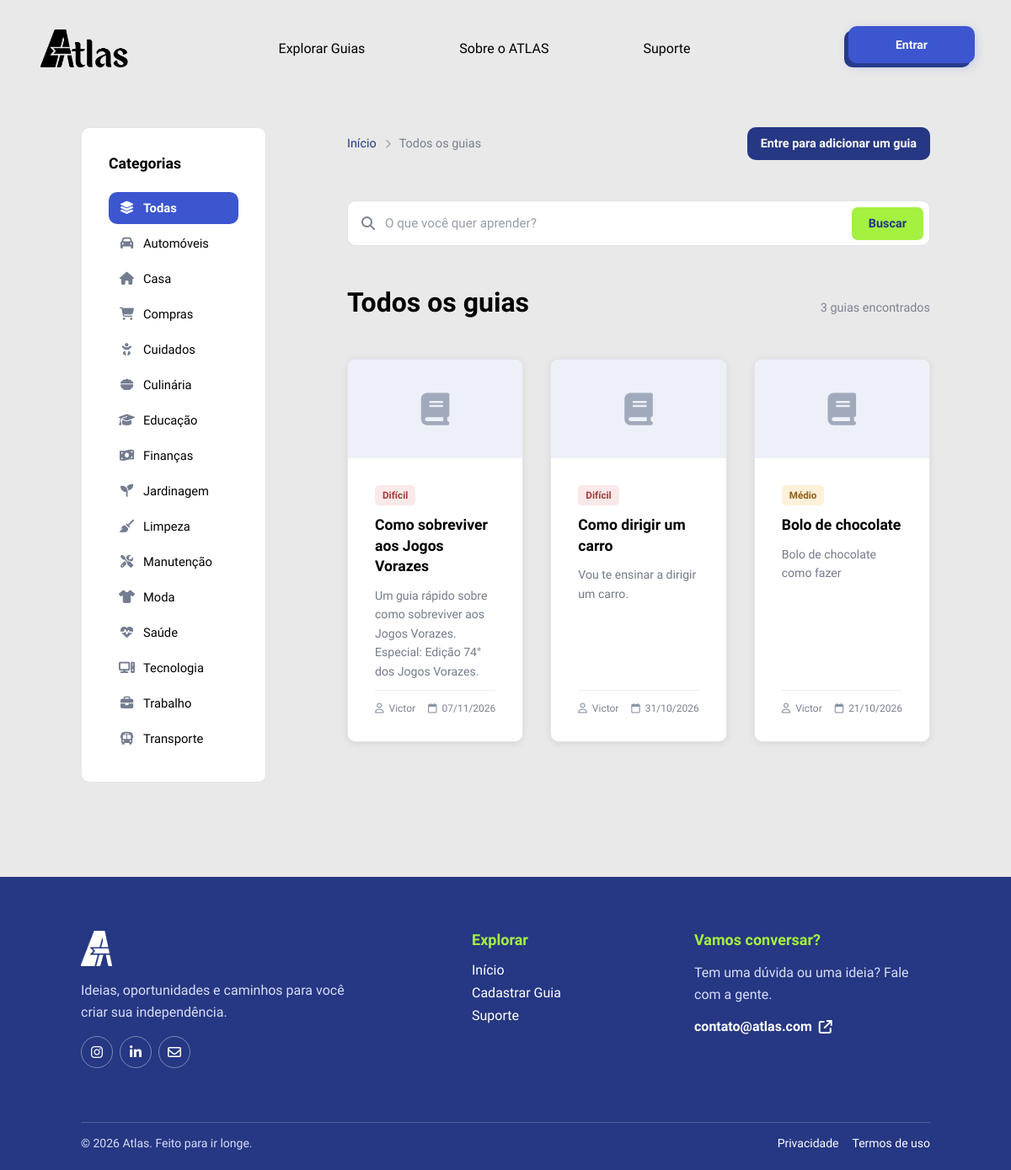
Screenshot of /guias.php with the database file from the repository.
### tables this page shows
CREATE TABLE `guia` (
  `id_guia` int(11) NOT NULL,
  `id_usuario` int(11) NOT NULL,
  `titulo` varchar(200) NOT NULL,
  `descricao` text NOT NULL,
  `categoria` enum('Automóveis','Casa','Compras','Cuidados','Culinária','Educação','Finanças','Jardinagem','Limpeza','Manutenção','Moda','Saúde','Trabalho','Transporte','Tecnologia') NOT NULL,
  `dificuldade` enum('Fácil','Médio','Difícil') NOT NULL,
  `capa` mediumblob NOT NULL,
  `video` text NOT NULL,
  `data_criacao` date NOT NULL DEFAULT current_timestamp(),
  `data_atualizacao` datetime DEFAULT NULL
);

CREATE TABLE `usuario` (
  `id_usuario` int(11) NOT NULL,
  `foto` blob DEFAULT NULL,
  `nome` varchar(100) NOT NULL,
  `email` varchar(150) NOT NULL,
  `senha` varchar(255) NOT NULL,
  `preferencia` enum('Automóveis','Casa','Compras','Cuidados','Culinária','Educação','Finanças','Jardinagem','Limpeza','Manutenção','Moda','Saúde','Tecnologia','Trabalho','Transporte') NOT NULL,
  `nivel` enum('1','2','3','') NOT NULL DEFAULT '3',
  `estado` enum('ativo','inativo','','') NOT NULL DEFAULT 'ativo',
  `data_criacao` datetime NOT NULL DEFAULT current_timestamp()
);

### guias.php (the view, shortened to what this page needs)
<?php
require_once __DIR__ . '/conexao.php';
function h($valor): string
{
    return htmlspecialchars((string) $valor, ENT_QUOTES, 'UTF-8');
}
$categoriasValidas = [
    'Automóveis' => ['icone' => 'fa-car', 'valor' => 'Automóveis'],
    'Casa' => ['icone' => 'fa-house', 'valor' => 'Casa'],
    'Compras' => ['icone' => 'fa-cart-shopping', 'valor' => 'Compras'],
    'Cuidados' => ['icone' => 'fa-baby', 'valor' => 'Cuidados'],
    'Culinária' => ['icone' => 'fa-bowl-food', 'valor' => 'Culinária'],
    'Educação' => ['icone' => 'fa-graduation-cap', 'valor' => 'Educação'],
    'Finanças' => ['icone' => 'fa-money-bill-wave', 'valor' => 'Finanças'],
    'Jardinagem' => ['icone' => 'fa-seedling', 'valor' => 'Jardinagem'],
    'Limpeza' => ['icone' => 'fa-broom', 'valor' => 'Limpeza'],
    'Manutenção' => ['icone' => 'fa-screwdriver-wrench', 'valor' => 'Manuntenção'],
    'Moda' => ['icone' => 'fa-shirt', 'valor' => 'Moda'],
    'Saúde' => ['icone' => 'fa-heart-pulse', 'valor' => 'Saúde'],
    'Tecnologia' => ['icone' => 'fa-computer', 'valor' => 'Tecnologia'],
    'Trabalho' => ['icone' => 'fa-briefcase', 'valor' => 'Trabalho'],
    'Transporte' => ['icone' => 'fa-bus', 'valor' => 'Transporte'],
];
$categoriaLabel = $_GET['categoria'] ?? '';
$categoriaValida = isset($categoriasValidas[$categoriaLabel]) ? $categoriaLabel : null;
$busca = trim($_GET['busca'] ?? '');
$pagina = max(1, (int) ($_GET['pagina'] ?? 1));
$porPagina = 9;
$inicio = ($pagina - 1) * $porPagina;
$condicoes = [];
$whereSql = $condicoes ? 'WHERE ' . implode(' AND ', $condicoes) : '';
$sqlTotal = "SELECT COUNT(*) AS total FROM guia $whereSql";
$resultadoTotal = $conn->query($sqlTotal);
$total = (int) mysqli_fetch_assoc($resultadoTotal)['total'];
$sql = "SELECT g.id_guia, g.titulo, g.descricao, g.categoria, g.dificuldade,
               g.data_criacao, u.nome AS autor
        FROM guia g
        LEFT JOIN usuario u ON u.id_usuario = g.id_usuario
        $whereSql
        ORDER BY g.data_criacao DESC
        LIMIT $porPagina OFFSET $inicio";
$resultado = $conn->query($sql);
?>
<!DOCTYPE html>
<html lang="pt-br">
<head>
    <link rel="stylesheet" href="https://cdnjs.cloudflare.com/ajax/libs/font-awesome/6.4.0/css/all.min.css">
    <link rel="stylesheet" href="css/guias.css">
</head>
<body>
    <header>
        <a class="logo" href="index.php" aria-label="Página inicial">
            <img src="imgs_website/logotipoatlas.png" alt="ATLAS">
        </a>
        <nav class="nav-options" aria-label="Navegação principal">
            <a class="item" href="guias.php">
                <p>Explorar Guias</p>
            </a>
            <a class="item" href="index.php#sobre-atlas">
                <p>Sobre o ATLAS</p>
            </a>
            <a class="item" href="suporte.php">
                <p>Suporte</p>
            </a>
        </nav>
        <nav class="nav-btns" aria-label="Conta">
            <?php if (isset($_SESSION['id'])): ?>
                <div class="perfil" id="perfil">
                    <p>
                        <img class="foto" src="imgs_perfil/<?= !empty($_SESSION['foto']) ? h($_SESSION['foto']) : 'foto_padrao.png' ?>">
                        Olá, <?= h($_SESSION['nome']) ?>
                    </p>
                    <i class="fa-solid fa-caret-up" id="seta"></i>
                    <div class="perfil-options" id="perfil-options">
                        <a class="perfil-option" href="meu_perfil.php">Meu perfil</a>
                        <?php if (($_SESSION['nivel'] ?? '') == 1): ?>
                            <a class="perfil-option" href="admin.php">Painel do administrador</a>
                        <?php endif; ?>
                        <a class="perfil-option" href="sair.php">Sair</a>
                    </div>
                </div>
            <?php else: ?>
                <a class="entrar" href="login.php">Entrar</a>
            <?php endif; ?>
        </nav>
    </header>
    <main class="pagina-guias">
        <div class="categ-div">
            <span class="categorias-label">Categorias</span>
            <nav class="categorias-lista">
                <a class="categoria-link <?= $categoriaValida === null ? 'ativa' : '' ?>" href="guias.php">
                    <i class="fa-solid fa-layer-group"></i> Todas
                </a>
                <?php foreach ($categoriasValidas as $label => $dados): ?>
                    <a class="categoria-link <?= $categoriaValida === $label ? 'ativa' : '' ?>" href="guias.php?categoria=<?= urlencode($label) ?>">
                        <i class="fa-solid <?= $dados['icone'] ?>"></i> <?= h($label) ?>
                    </a>
                <?php endforeach; ?>
            </nav>
        </div>
        <section class="lado-guias">
            <div class="cabecalho-lista">
                <nav class="breadcrumbs">
                    <a href="index.php">Início</a>
                    <i class="fa-solid fa-chevron-right"></i>
                    <span><?= $categoriaValida ? h($categoriaValida) : 'Todos os guias' ?></span>
                </nav>
                <?php if (isset($_SESSION['id'])): ?>
                    <a class="add-guia" href="cadastro_guias.php"><i class="fa-solid fa-plus"></i> Adicionar Guia</a>
                <?php else: ?>
                    <a class="add-guia" href="login.php">Entre para adicionar um guia</a>
                <?php endif; ?>
            </div>
            <form class="busca-guias" action="guias.php" method="get">
                <i class="fa-solid fa-magnifying-glass"></i>
                <input type="search" name="busca" value="<?= h($busca) ?>" placeholder="O que você quer aprender?" aria-label="Buscar guias">
                <button type="submit">Buscar</button>
            </form>
            <div class="titulo-resultados">
                <h1><?= $categoriaValida ? h($categoriaValida) : 'Todos os guias' ?></h1>
                <span class="contador-guias"><?= $total ?> <?= $total === 1 ? 'guia encontrado' : 'guias encontrados' ?></span>
            </div>
            <?php if ($total === 0): ?>
                <div class="estado-vazio">
                    <i class="fa-regular fa-folder-open"></i>
                    <h3>Nenhum guia encontrado</h3>
                    <p>Tente buscar por outro termo ou outra categoria.</p>
                    <a href="guias.php">Limpar filtros</a>
                </div>
            <?php else: ?>
                <div class="guias">
                    <?php while ($guia = $resultado->fetch_assoc()): ?>
                        <a class="guia-card" href="guia.php?id=<?= (int) $guia['id_guia'] ?>" id="guia">
                            <div class="guia-capa">
                            </div>
                            <div class="guia-corpo">
                                <span class="tag-dificuldade <?= h(mb_strtolower($guia['dificuldade'], 'UTF-8')) ?>"><?= h($guia['dificuldade']) ?></span>
                                <h3><?= h($guia['titulo']) ?></h3>
                                <p><?= h(mb_strimwidth(trim($guia['descricao']), 0, 110, '…', 'UTF-8')) ?></p>
                                <div class="guia-meta">
                                    <span><i class="fa-regular fa-user"></i> <?= h($guia['autor'] ?: 'Comunidade ATLAS') ?></span>
                                    <span><i class="fa-regular fa-calendar"></i> <?= h(date('d/m/Y', strtotime($guia['data_criacao']))) ?></span>
                                </div>
                            </div>
                        </a>
                    <?php endwhile; ?>
                </div>
            <?php endif; ?>
        </section>
    </main>
    <footer>
        <div class="footer-content">
            <div class="footer-brand">
                <a class="footer-logo" href="index.php" aria-label="Voltar para o início"><img src="imgs_website/logoatlas.png" alt="ATLAS"></a>
                <p>Ideias, oportunidades e caminhos para você criar sua independência.</p>
                <div class="footer-socials" aria-label="Redes sociais">
                    <a href="#" aria-label="Instagram"><i class="fa-brands fa-instagram"></i></a>
                    <a href="#" aria-label="LinkedIn"><i class="fa-brands fa-linkedin-in"></i></a>
                    <a href="mailto:contato@atlas.com" aria-label="Enviar e-mail"><i class="fa-regular fa-envelope"></i></a>
                </div>
            </div>
            <div class="footer-section">
                <h3>Explorar</h3>
                <a href="index.php">Início</a>
                <a href="cadastro_guias.php">Cadastrar Guia</a>
                <a href="suporte.php">Suporte</a>
            </div>
            <div class="footer-section footer-contact">
                <h3>Vamos conversar?</h3>
                <p>Tem uma dúvida ou uma ideia? Fale com a gente.</p>
                <a href="mailto:contato@atlas.com">contato@atlas.com <i class="fa-solid fa-arrow-up-right-from-square"></i></a>
            </div>
        </div>
        <div class="footer-bottom">
            <p>&copy; <?= date('Y') ?> Atlas. Feito para ir longe.</p>
            <div><a href="#">Privacidade</a><a href="#">Termos de uso</a></div>
        </div>
    </footer>
</body>
</html>

### css/header.css (style rules this page uses)
header { display: flex; align-items: center; justify-content: space-between; gap: var(--space-6); width: 100%; margin-bottom: 20px; padding: var(--space-4) var(--space-5); background-color: var(--color-bg); z-index: 2; }
.logo { display: flex; align-items: center; justify-content: flex-start; height: 100%; max-width: 100px; }
.logo img { display: block; width: auto; height: 45px; cursor: pointer; }
.nav-options { display: flex; align-items: center; justify-content: center; width: fit-content; height: 100%; gap: var(--space-6); }
.item { position: relative; display: flex; align-items: center; justify-content: center; width: fit-content; background-color: transparent; height: 100%; padding: var(--space-2) var(--space-3); font-size: 0.9375rem; white-space: nowrap; cursor: pointer; outline: none; border: none; font-family: 'Google Sans', sans-serif; }
.item p { color: var(--color-text); font-size: 1rem; font-weight: 400; text-decoration: none; transition: color var(--transition-fast); }
.item::after { content: ''; position: absolute; bottom: 0; left: 0; width: 0; height: 2px; border-radius: 100px; background-color: var(--color-primary-light); transition: width var(--transition-base); }
a { text-decoration: none; }
.nav-btns { display: flex; align-items: center; width: fit-content; height: 100%; gap: var(--space-3); }
.entrar { position: relative; display: flex; align-items: center; justify-content: center; width: 150px; height: 44px; border: none; border-radius: var(--radius-md); background-color: var(--color-primary); color: var(--color-text-inverse); font-size: 14px; cursor: pointer; font-style: 'Google Sans', sans-serif; }
.entrar::before { content: 'Entrar'; position: absolute; inset: 0; display: flex; align-items: center; justify-content: center; border-radius: var(--radius-md); background-color: var(--color-primary-light); box-shadow: 0 4px 12px rgba(59, 86, 207, 0.25); color: var(--color-text-inverse); font-size: 14px; font-weight: 600; white-space: nowrap; translate: 5px -5px; transition: translate var(--transition-fast), box-shadow var(--transition-fast); font-family: 'Google Sans'; }

### css/variaveis.css (style rules this page uses)
:root { --color-bg: #e9e9e9; --color-surface: #ffffff; --color-surface-hover: #dcdcdc; --color-primary: #263783; --color-primary-light: #3b56cf; --color-accent: #a4f140; --color-accent-dark: #8bc34a; --color-text: #000000; --color-text-secondary: #55555f; --color-text-placeholder: #999999; --color-text-inverse: #ffffff; --color-text-muted: #d8def8; --color-danger: #cc2828; --color-danger-dark: #9b0000; --color-danger-bg: #cc28281a; --color-warning: #c98a12; --color-warning-dark: #8f6109; --color-warning-bg: #c98a121f; --color-success: #1bb155; --color-success-dark: #119247; --color-fav: #e6445f; --color-fav-dark: #e02847; --color-border: #d5d5d5; --radius-sm: 4px; --radius-md: 10px; --space-1: 8px; --space-2: 16px; --space-3: 24px; --space-4: 32px; --space-5: 48px; --space-6: 64px; --space-7: 96px; --shadow-card: 0 2px 10px #00000014; --shadow-card-hover: 0 15px 30px #00000026; --shadow-drop: 3px 3px 0 #00000059; --shadow-offset-lg: -10px 10px 0 #00000033; --transition-fast: 0.2s ease; --transition-base: 0.3s ease; }

### css/body.css (style rules this page uses)
html { scroll-behavior: smooth; }
*, *::before, *::after { box-sizing: border-box; margin: 0; padding: 0; transition: 0.5s ease; }
body { display: flex; flex-direction: column; width: 100%; overflow-x: hidden; background-color: var(--color-bg); color: var(--color-text); font-family: 'Google Sans', sans-serif; }

### rows the page displays
guia: dificuldade "Difícil", titulo "Como sobreviver aos Jogos Vorazes", descricao "Um guia rápido sobre como sobreviver aos Jogos Vorazes. Especial: Edição 74° dos Jogos Vorazes.", id_usuario.nome "Victor", data_criacao "07/11/2026"
guia: dificuldade "Difícil", titulo "Como dirigir um carro", descricao "Vou te ensinar a dirigir um carro.", id_usuario.nome "Victor", data_criacao "31/10/2026"
guia: dificuldade "Médio", titulo "Bolo de chocolate", descricao "Bolo de chocolate como fazer", id_usuario.nome "Victor", data_criacao "21/10/2026"

### other values shown
$label "Automóveis"
$label "Casa"
$label "Compras"
$label "Cuidados"
$label "Culinária"
$label "Educação"
$label "Finanças"
$label "Jardinagem"
$label "Limpeza"
$label "Manutenção"
$label "Moda"
$label "Saúde"
$label "Tecnologia"
$label "Trabalho"
$label "Transporte"
